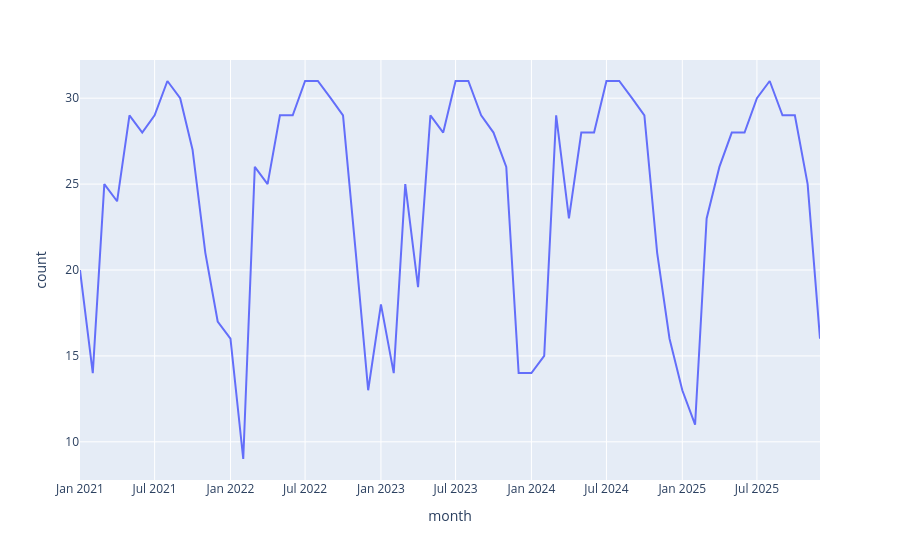

Source (notebook cell):
### Code cell
df_daily_counts["month"] = pd.to_datetime(df_daily_counts["date"]).dt.to_period("M").dt.to_timestamp()
df_monthly_counts = df_daily_counts.groupby("month").size().reset_index(name="count")
px.line(df_monthly_counts, x = 'month', y = 'count')

### Figure 1 — Plotly figure (JSON) as saved in the notebook; plotly's stock layout.template omitted (floating-point values rounded to 4 significant figures)
{"data": [{"hovertemplate": "month=%{x}<br>count=%{y}<extra></extra>", "legendgroup": "", "line": {"color": "#636efa", "dash": "solid"}, "marker": {"symbol": "circle"}, "mode": "lines", "name": "", "orientation": "v", "showlegend": false, "type": "scatter", "x": ["2021-01-01T00:00:00", "2021-02-01T00:00:00", "2021-03-01T00:00:00", "2021-04-01T00:00:00", "2021-05-01T00:00:00", "2021-06-01T00:00:00", "2021-07-01T00:00:00", "2021-08-01T00:00:00", "2021-09-01T00:00:00", "2021-10-01T00:00:00", "2021-11-01T00:00:00", "2021-12-01T00:00:00", "2022-01-01T00:00:00", "2022-02-01T00:00:00", "2022-03-01T00:00:00", "2022-04-01T00:00:00", "2022-05-01T00:00:00", "2022-06-01T00:00:00", "2022-07-01T00:00:00", "2022-08-01T00:00:00", "2022-09-01T00:00:00", "2022-10-01T00:00:00", "2022-11-01T00:00:00", "2022-12-01T00:00:00", "2023-01-01T00:00:00", "2023-02-01T00:00:00", "2023-03-01T00:00:00", "2023-04-01T00:00:00", "2023-05-01T00:00:00", "2023-06-01T00:00:00", "2023-07-01T00:00:00", "2023-08-01T00:00:00", "2023-09-01T00:00:00", "2023-10-01T00:00:00", "2023-11-01T00:00:00", "2023-12-01T00:00:00", "2024-01-01T00:00:00", "2024-02-01T00:00:00", "2024-03-01T00:00:00", "2024-04-01T00:00:00", "2024-05-01T00:00:00", "2024-06-01T00:00:00", "2024-07-01T00:00:00", "2024-08-01T00:00:00", "2024-09-01T00:00:00", "2024-10-01T00:00:00", "2024-11-01T00:00:00", "2024-12-01T00:00:00", "2025-01-01T00:00:00", "2025-02-01T00:00:00", "2025-03-01T00:00:00", "2025-04-01T00:00:00", "2025-05-01T00:00:00", "2025-06-01T00:00:00", "2025-07-01T00:00:00", "2025-08-01T00:00:00", "2025-09-01T00:00:00", "2025-10-01T00:00:00", "2025-11-01T00:00:00", "2025-12-01T00:00:00"], "xaxis": "x", "y": [20, 14, 25, 24, 29, 28, 29, 31, 30, 27, 21, 17, 16, 9, 26, 25, 29, 29, 31, 31, 30, 29, 21, 13, 18, 14, 25, 19, 29, 28, 31, 31, 29, 28, 26, 14, 14, 15, 29, 23, 28, 28, 31, 31, 30, 29, 21, 16, 13, 11, 23, 26, 28, 28, 30, 31, 29, 29, 25, 16], "yaxis": "y"}], "layout": {"legend": {"tracegroupgap": 0}, "margin": {"t": 60}, "xaxis": {"anchor": "y", "domain": [0, 1], "title": {"text": "month"}}, "yaxis": {"anchor": "x", "domain": [0, 1], "title": {"text": "count"}}}}
